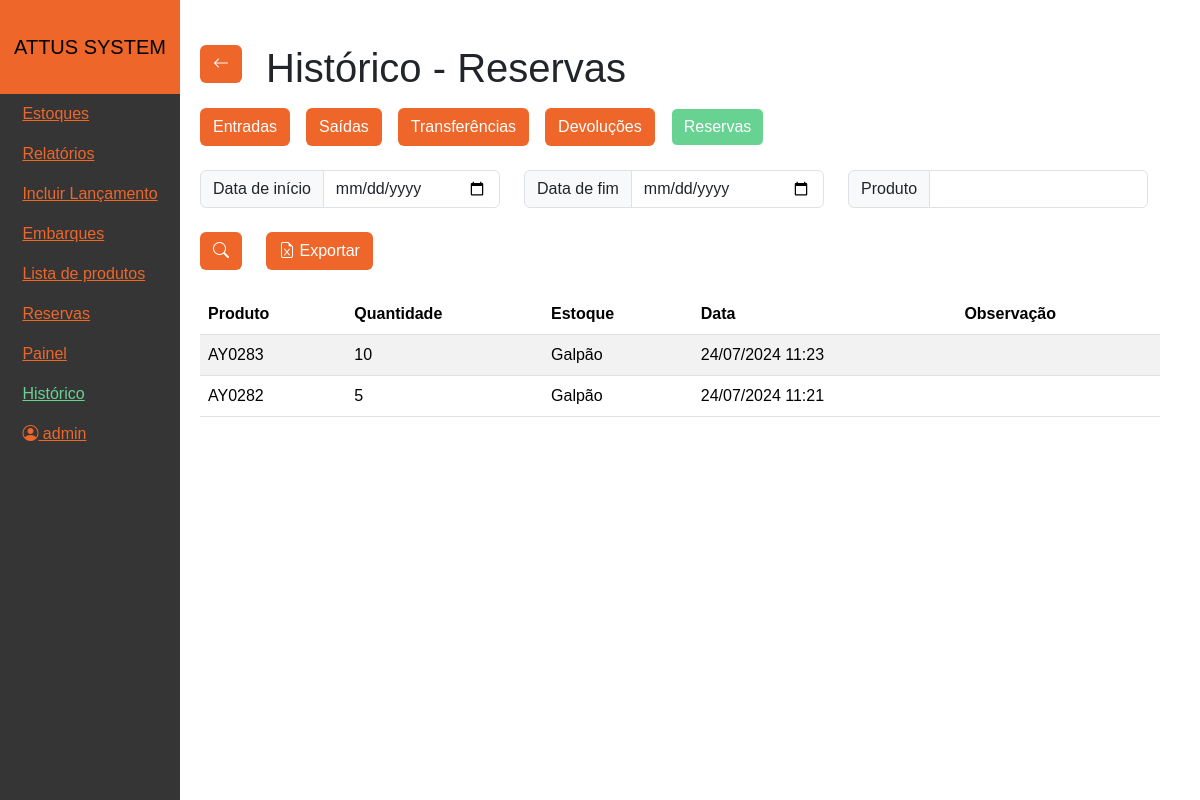
The page /historico/reservas (signed in) on the database its author committed.
### tables this page shows
CREATE TABLE `users` (
  `ID` int NOT NULL AUTO_INCREMENT,
  `username` varchar(30) NOT NULL,
  `email` varchar(255) NOT NULL,
  `password` varchar(255) NOT NULL,
  `active` tinyint(1) DEFAULT '0',
  `group_ID` int DEFAULT '99',
  PRIMARY KEY (`ID`),
  UNIQUE KEY `username` (`username`),
  UNIQUE KEY `email` (`email`),
  KEY `group_ID` (`group_ID`)
);

CREATE TABLE `reserves` (
  `ID` int NOT NULL AUTO_INCREMENT,
  `product_ID` int NOT NULL,
  `stock_ID` int NOT NULL,
  `quantity` int NOT NULL,
  `client_name` varchar(40) NOT NULL,
  `rescue_date` date NOT NULL,
  `observation` text,
  `confirmed` tinyint(1) NOT NULL DEFAULT '0',
  `created_at` datetime NOT NULL DEFAULT CURRENT_TIMESTAMP,
  `updated_at` datetime NOT NULL DEFAULT CURRENT_TIMESTAMP ON UPDATE CURRENT_TIMESTAMP,
  PRIMARY KEY (`ID`),
  KEY `product_ID` (`product_ID`),
  KEY `stock_ID` (`stock_ID`)
);

CREATE TABLE `products` (
  `ID` int NOT NULL AUTO_INCREMENT,
  `code` varchar(30) NOT NULL,
  `description` varchar(255) DEFAULT NULL,
  `chinese_description` varchar(255) DEFAULT NULL,
  `importer` varchar(30) NOT NULL,
  `ean` varchar(13) DEFAULT NULL,
  `is_active` tinyint(1) DEFAULT '1',
  `created_at` timestamp NOT NULL DEFAULT CURRENT_TIMESTAMP,
  `giro_percentual` float unsigned zerofill DEFAULT NULL,
  PRIMARY KEY (`ID`)
);

CREATE TABLE `stocks` (
  `ID` int NOT NULL AUTO_INCREMENT,
  `name` varchar(15) NOT NULL,
  PRIMARY KEY (`ID`),
  UNIQUE KEY `name` (`name`)
);

### Controllers/_Viewer.php (called while the page is built)
<?php
class _Viewer
{
    public function view($view, $data = [])
    {
        extract($data);
        require_once "Views/$view.php";
    }
}

### Controllers/HistoricoController.php (called while the page is built, shortened)
<?php
require_once "Models/Historico.php";
class HistoricoController extends _Controller
{
    public $historicoModel;
    public function __construct()
    {
        parent::__construct("Histórico");
        $this->historicoModel = new Historico();
    }
    public function reservas()
    {
        $where = "1";
        $page = isset($_GET["page"]) && is_numeric($_GET["page"]) ? $_GET["page"] : 1;
        $limit = 50;
        $reservas = $this->historicoModel->getReservas($page, $limit, $where);
        $this->view("Historico/Reservas", ["reservas" => $reservas["reservations"], "pageCount" => $reservas["pageCount"]]);
    }
}

### Managers/AuthManager.php (called while the page is built, shortened)
<?php
require_once "Models/User.php";
class AuthManager
{
    public static function isLoggedIn()
    {
        return isset($_COOKIE['user_id']) && !empty($_COOKIE['user_id'])
            && isset($_COOKIE['user_email']) && !empty($_COOKIE['user_email'])
            && isset($_COOKIE['user_name']) && !empty($_COOKIE['user_name']);
    }
    public static function getUser()
    {
        if (AuthManager::isLoggedIn()) {
            return [
                'id' => $_COOKIE['user_id'],
                'email' => $_COOKIE['user_email'],
                'name' => $_COOKIE['user_name']
            ];
        }
        return null;
    }
}

### Models/Model.php (called while the page is built, shortened)
<?php
require_once "Models/Database.php";
class Model
{
    public function __construct()
    {
        $this->db = Database::getInstance();
    }
}

### Models/Database.php (called while the page is built, shortened)
<?php
class Database
{
    private static $host;
    private static $username;
    private static $password;
    private static $dbname;
    private $conn;
    private static $instance = null;
    public function __construct()
    {
        self::$host = ConfigManager::$DATABASE_HOST;
        self::$username = ConfigManager::$DATABASE_USERNAME;
        self::$password = ConfigManager::$DATABASE_PASSWORD;
        self::$dbname = ConfigManager::$DATABASE_NAME;
        $this->conn = new mysqli(self::$host, self::$username, self::$password, self::$dbname);
    }
    public static function getInstance()
    {
        if (self::$instance === null) {
            self::$instance = new self();
        }
        return self::$instance;
    }
    public function query($sql)
    {
        return $this->conn->query($sql);
    }
    public function prepare($sql)
    {
        return $this->conn->prepare($sql);
    }
}

### Models/User.php (called while the page is built, shortened)
<?php
require_once "Models/Model.php";
class User extends Model
{
    public function getUserById($id)
    {
        $sql = "SELECT * FROM `users` WHERE `id` = ?";
        $stmt = $this->db->prepare($sql);
        $stmt->bind_param("i", $id);
        $stmt->execute();
        $result = $stmt->get_result();
        return $result->fetch_assoc();
    }
}

### Managers/UserPermissionManager.php (called while the page is built, shortened)
<?php
require_once "Models/User.php";
class UserPermissionManager
{
    public function __construct($userId)
    {
        $userModel = new User();
        $user = $userModel->getUserById($userId);
    }
}

### Controllers/_Controller.php (called while the page is built, shortened)
<?php
require_once "Managers/AuthManager.php";
require_once "Managers/UserPermissionManager.php";
require_once "Controllers/_Viewer.php";
class _Controller extends _Viewer
{
    public function __construct($controller_name = null)
    {
        $user = AuthManager::getUser();
        $this->userPermissionManager = new UserPermissionManager($user['id']);
    }
}

### Models/Historico.php (called while the page is built, shortened)
<?php
require_once "Models/Model.php";
class Historico extends Model
{
    public function getReservas($page = 1, $limit = 10, $where = "1")
    {
        $offset = ($page - 1) * $limit;
        $sql = "SELECT `reserves`.*, `products`.`code`, `stocks`.`name` as `stock_name` FROM `reserves`
        INNER JOIN `products` ON `reserves`.`product_ID` = `products`.`ID`
        INNER JOIN `stocks` ON `reserves`.`stock_ID` = `stocks`.`ID`
        WHERE confirmed = 1 AND $where
        ORDER BY `reserves`.`created_at` DESC
        LIMIT $limit OFFSET $offset";
        $result = $this->db->query($sql);
        $pageCount = ceil($this->db->query("SELECT COUNT(*) FROM `reserves`
        INNER JOIN `products` ON `reserves`.`product_ID` = `products`.`ID`
        WHERE confirmed = 1 AND $where")->fetch_row()[0] / $limit);
        return [
            "reservations" => $result->fetch_all(MYSQLI_ASSOC),
            "pageCount" => $pageCount
        ];
    }
}

### Views/Historico/Reservas.php (the view, shortened to what this page needs)
<?php
$pageTitle = "Histórico";
require "Components/Header.php";
?>
<main>
    <div class="d-flex gap-4 align-items-center">
        <button id="go-back" class="btn btn-custom">
            <i class="bi bi-arrow-left"></i>
        </button>
        <h1 class="mt-4 mb-3"><?= $pageTitle ?> - Reservas</h1>
    </div>
    <div class="d-flex gap-3">
        <a href="/historico/entradas">
            <button class="btn btn-custom">Entradas</button>
        </a>
        <a href="/historico/saidas">
            <button class="btn btn-custom">Saídas</button>
        </a>
        <a href="/historico/transferencias">
            <button class="btn btn-custom">Transferências</button>
        </a>
        <a href="/historico/devolucoes">
            <button class="btn btn-custom">Devoluções</button>
        </a>
        <button class="btn btn-custom active">Reservas</button>
    </div>
    <form class="d-flex flex-wrap gap-4 my-4" id="form-filtro">
        <div class="input-group" style="max-width: 300px;">
            <label for="data-inicio" class="input-group-text">Data de início</label>
            <input type="date" id="data-inicio" class="form-control" name="data-inicio"
                value="<?= $_GET["data-inicio"] ?? "" ?>">
        </div>
        <div class="input-group" style="max-width: 300px;">
            <label for="data-fim" class="input-group-text">Data de fim</label>
            <input type="date" id="data-fim" class="form-control" name="data-fim"
                value="<?= $_GET["data-fim"] ?? "" ?>">
        </div>
        <div class="input-group" style="max-width: 300px;">
            <label for="produto" class="input-group-text">Produto</label>
            <input type="text" id="produto" class="form-control" name="code" value="<?= $_GET["code"] ?? "" ?>">
        </div>
        <button type="submit" class="btn btn-custom" title="Pesquisar">
            <i class="bi bi-search"></i>
        </button>
        <button type="button" class="btn btn-custom" id="exportar">
            <i class="bi bi-file-earmark-excel"></i> Exportar
        </button>
    </form>
    <div class="table-responsive" style="max-height: 60vh; min-height: 100px;">
        <table class="table table-striped table-hover">
            <thead>
                <tr>
                    <th>Produto</th>
                    <th>Quantidade</th>
                    <th>Estoque</th>
                    <th>Data</th>
                    <th>Observação</th>
                </tr>
            </thead>
            <tbody>
                <?php foreach ($reservas as $reserva): ?>
                    <tr>
                        <td><?= $reserva["code"] ?></td>
                        <td><?= $reserva["quantity"] ?></td>
                        <td><?= $reserva["stock_name"] ?></td>
                        <td><?= date("d/m/Y H:i", strtotime($reserva["created_at"])) ?></td>
                        <td><?= $reserva["observation"] ?></td>
                    </tr>
                <?php endforeach; ?>
            </tbody>
        </table>
    </div>
</main>
<?php
include "Components/Template.php";
?>

### Components/Header.php (shortened to what this page needs)
<link rel="stylesheet" href="/public/grid-template.css">
<header>
  <nav class="navbar navbar-expand-md p-0">
    <div id="logoArea">
      <a class="navbar-brand p-0 m-0" href="/">ATTUS SYSTEM</a>
    </div>
    <div class="collapse navbar-collapse w-100" id="navbarSupportedContent">
      <ul class="navbar-nav mb-2 mb-lg-0">
        <li class="nav-item">
          <a class="nav-link <?= (isset($pageTitle) && $pageTitle === "Estoques") ? 'active' : ''; ?>" href="/">Estoques</a>
        </li>
        <li class="nav-item">
          <a class="nav-link <?= (isset($pageTitle) && $pageTitle === "Relatórios") ? 'active' : ''; ?>" href="/relatorios">Relatórios</a>
        </li>
        <li class="nav-item">
          <a class="nav-link <?= (isset($pageTitle) && $pageTitle === "Incluir Lançamento") ? 'active' : ''; ?>" href="/lancamento">Incluir Lançamento</a>
        </li>
        <li class="nav-item">
          <a class="nav-link <?= (isset($pageTitle) && $pageTitle === "Embarques") ? 'active' : ''; ?>" href="/embarques">Embarques</a>
        </li>
        <li class="nav-item">
          <a class="nav-link <?= (isset($pageTitle) && $pageTitle === "Produtos") ? 'active' : ''; ?>" href="/produtos">Lista de produtos</a>
        </li>
        <li class="nav-item">
          <a class="nav-link <?= (isset($pageTitle) && $pageTitle === "Reservas") ? 'active' : ''; ?>" href="/reservas">Reservas</a>
        </li>
        <li class="nav-item">
          <a class="nav-link <?= (isset($pageTitle) && $pageTitle === "Painel") ? 'active' : ''; ?>" href="/painel">Painel</a>
        </li>
        <li class="nav-item">
          <a class="nav-link <?= (isset($pageTitle) && $pageTitle === "Histórico") ? 'active' : ''; ?>" href="/historico">Histórico</a>
        </li>
        <li class="nav-item">
          <p class="nav-link" id="user-info">
            <i class="bi bi-person-circle"></i>
            <?php
            $user = AuthManager::getUser();
            echo $user === null ? '' : ' ' . $user['name'];
            ?>
          </p>
        </li>
      </ul>
    </div>
  </nav>
</header>

### public/global.css (style rules this page uses)
:root { --primary-color: rgba(255, 255, 255, 1); --secondary-color: #EE662A; --tertiary-color: rgb(53, 53, 53); --quaternary-color: rgb(104, 210, 147); --text-hover-color: rgb(104, 210, 147); --text-light: white; --text-dark: black; }
* { margin: 0; padding: 0; box-sizing: border-box; font-family: "Poppins", sans-serif; }
.btn-custom, .btn-custom:active, .btn-custom:focus { background-color: var(--secondary-color); color: var(--text-light); }
.btn-custom:hover, .btn-custom.active { background-color: var(--text-hover-color); color: var(--text-light); }

### public/grid-template.css (style rules this page uses)
body { display: grid; grid-template-areas: "header" "main"; }
body > header { background-color: var(--secondary-color); grid-area: header; max-width: 100vw; }
body > header nav { background-color: var(--secondary-color); padding: 0; height: 100%; }
.nav-link, .nav-link:focus, .nav-link:active { color: var(--secondary-color); text-decoration: underline; }
.nav-link:hover, .nav-link.active { color: var(--text-hover-color) !important; }
body > main { max-width: 100vw; grid-area: main; padding: 20px; }
#navbarSupportedContent { background-color: var(--tertiary-color); }
#logoArea { padding: 1rem; width: 100%; display: flex; justify-content: space-between; align-items: center; }
@media (min-width: 768px) { body { display: grid; grid-template-areas: "header main"; grid-template-columns: 180px auto; } }
@media (min-width: 768px) { body > header > nav { display: flex; flex-direction: column; align-items: center; justify-content: center; } }
@media (min-width: 768px) { body > main { max-width: calc(100vw - 200px); min-height: 100vh; } }
@media (min-width: 768px) { #navbarSupportedContent { display: flex; flex-direction: column !important; justify-content: flex-start; } }
@media (min-width: 768px) { #navbarSupportedContent > ul { display: flex; flex-direction: column !important; align-items: start; justify-content: center; } }
@media (min-width: 768px) { #logoArea { padding: 2rem .5rem; width: 100%; display: flex; flex-direction: column; align-items: center; } }

### rows shown on the page
users: username "admin"
reserves: product_ID.code "AY0283", quantity "10", stock_ID.name "Galpão", created_at "24/07/2024 11:23"
reserves: product_ID.code "AY0282", quantity "5", stock_ID.name "Galpão", created_at "24/07/2024 11:21"

### other values the page prints
$pageTitle "Histórico"
